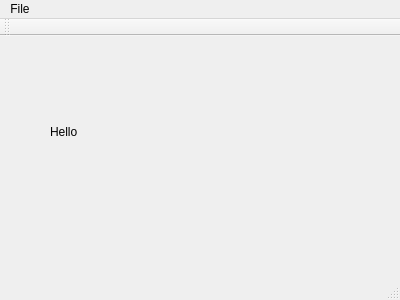
<?xml version="1.0" encoding="UTF-8"?>
<ui version="4.0">
 <class>MainWindow</class>
 <widget class="QMainWindow" name="MainWindow">
  <property name="geometry">
   <rect>
    <x>0</x>
    <y>0</y>
    <width>400</width>
    <height>300</height>
   </rect>
  </property>
  <property name="windowTitle">
   <string>MainWindow</string>
  </property>
  <widget class="QWidget" name="centralWidget">
   <widget class="QLabel" name="label">
    <property name="geometry">
     <rect>
      <x>50</x>
      <y>50</y>
      <width>221</width>
      <height>91</height>
     </rect>
    </property>
    <property name="text">
     <string>Hello</string>
    </property>
   </widget>
  </widget>
  <widget class="QMenuBar" name="menuBar">
   <property name="geometry">
    <rect>
     <x>0</x>
     <y>0</y>
     <width>400</width>
     <height>21</height>
    </rect>
   </property>
   <widget class="QMenu" name="menuFile">
    <property name="title">
     <string>File</string>
    </property>
    <addaction name="actionQuit"/>
    <addaction name="actionSayHello"/>
   </widget>
   <addaction name="menuFile"/>
  </widget>
  <widget class="QToolBar" name="mainToolBar">
   <attribute name="toolBarArea">
    <enum>TopToolBarArea</enum>
   </attribute>
   <attribute name="toolBarBreak">
    <bool>false</bool>
   </attribute>
  </widget>
  <widget class="QStatusBar" name="statusBar"/>
  <action name="actionQuit">
   <property name="text">
    <string>Quit</string>
   </property>
  </action>
  <action name="actionSayHello">
   <property name="text">
    <string>SayHello</string>
   </property>
  </action>
 </widget>
 <layoutdefault spacing="6" margin="11"/>
 <resources/>
 <connections/>
</ui>
